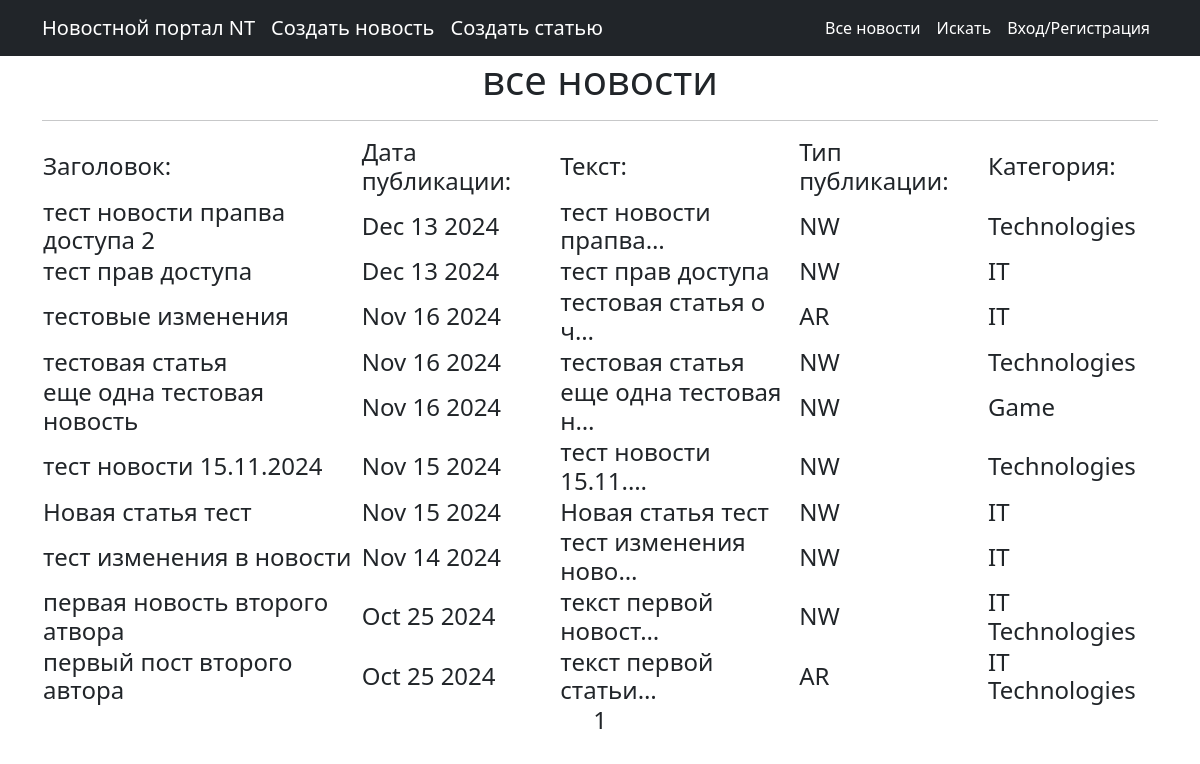
The app's page /posts/, older data.
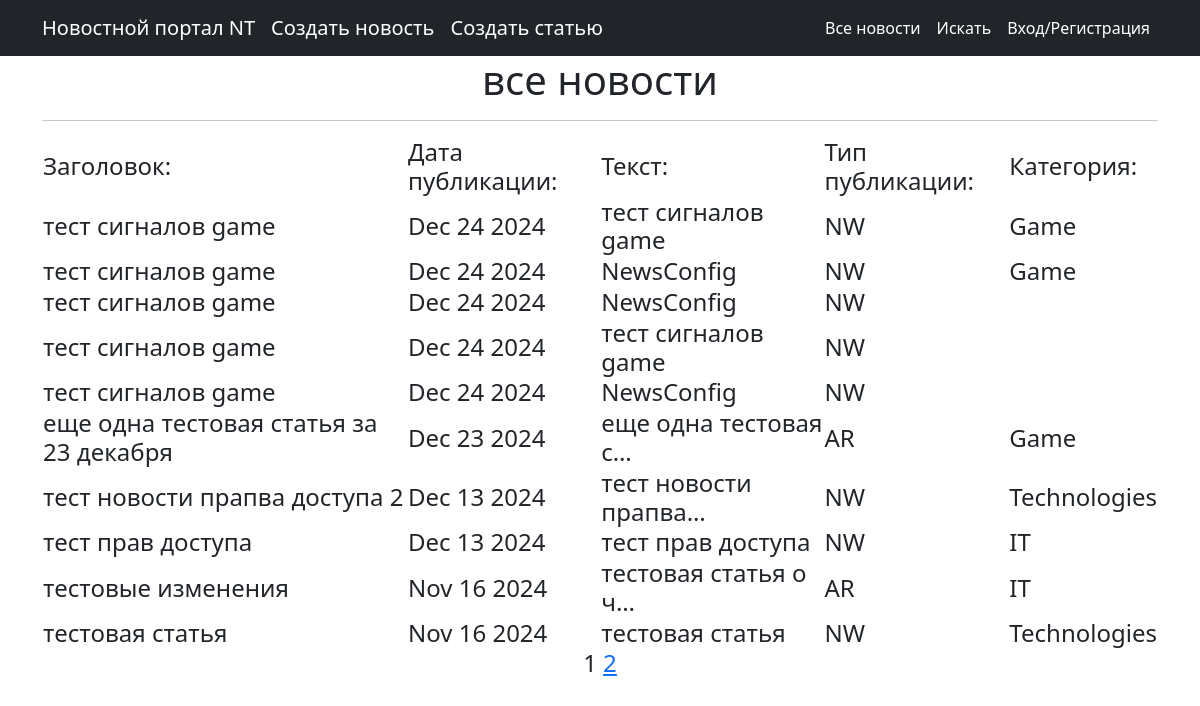
The same page, newer data.
### news/models.py (models this page shows, shortened)
class Post(models.Model):
    news = "NW"
    articles = "AR"
    POST_TYPE = [
        (news, "Новость"),
        (articles, "Статья")
    ]
    author = models.ForeignKey(Author, on_delete=models.CASCADE)
    post_type = models.CharField(max_length=2, choices=POST_TYPE, default=news)
    date_in = models.DateTimeField(auto_now_add=True)
    category = models.ManyToManyField(Category, through="PostCategory")
    title = models.CharField(max_length=255)
    text = models.TextField()
    rating = models.IntegerField(default=0)

class Category(models.Model):
    name = models.CharField(max_length=50, unique=True)
    subscribers = models.ManyToManyField(User, blank=True, null=True, related_name='categories')

### news/views.py (the view)
# urls.py: path('', NewsList.as_view(), name = "post_list"),
class NewsList(ListView):
    model = Post
    ordering = '-date_in'
    template_name = 'news.html'
    context_object_name = 'news'
    paginate_by = 10
    def get_context_data(self, **kwargs):
        context=  super().get_context_data(**kwargs)
        context ['time_now'] = datetime.utcnow()
        return context

### templates/news.html (shortened to what this page needs)
{% extends 'flatpages/default.html' %}
{%load custom_filters%}
{%block content%}
    <h1>все новости</h1>
    <hr>
    {%if news%}
    <center>
        <h4>
    <table>
        <tr>
            <td>Заголовок:</td>
            <td>Дата публикации:</td>
            <td>Текст:</td>
            <td>Тип публикации:</td>
            <td>Категория:</td>
        </tr>
        {%for new in news%}
        <tr>
            <td>{{new.title}}</td>
            <td>{{new.date_in|date:'M d Y'}}</td>
            <td>{{new.text|truncatechars:20}}</td>
            <td>{{new.post_type}}</td>
            <td>{%for cat in new.category.all%}
                    {{cat.name}}
                {%endfor%}
            </td>
        {%endfor%}
    </table>
{% else %}
    <h2>Новостей нет</h2>
{% endif %}
{{ page_obj.number }}
{% if page_obj.has_next %}
<a href="?page={{ page_obj.next_page_number }}">{{ page_obj.next_page_number }}</a>
{% endif %}
{%endblock content%}

Row changes from the older to the newer data that the page shows:
no longer on this page (row unchanged): Post: title "еще одна тестовая новость", date_in "Nov 16 2024", text "еще одна тестовая н…", post_type "NW", Category (name "Game")
no longer on this page (row unchanged): Post: title "тест новости 15.11.2024", date_in "Nov 15 2024", text "тест новости 15.11.…", post_type "NW", Category (name "Technologies")
no longer on this page (row unchanged): Post: title "Новая статья тест", date_in "Nov 15 2024", text "Новая статья тест", post_type "NW", Category (name "IT")
no longer on this page (row unchanged): Post: title "тест изменения в новости", date_in "Nov 14 2024", text "тест изменения ново…", post_type "NW", Category (name "IT")
no longer on this page (row unchanged): Post: title "первая новость второго атвора", date_in "Oct 25 2024", text "текст первой новост…", post_type "NW", Category (name "IT"), Category (name "Technologies")
no longer on this page (row unchanged): Post: title "первый пост второго автора", date_in "Oct 25 2024", text "текст первой статьи…", post_type "AR", Category (name "IT"), Category (name "Technologies")
added Post: title "тест сигналов game", date_in "Dec 24 2024", text "тест сигналов game", post_type "NW", Category (name "Game")
added Post: title "тест сигналов game", date_in "Dec 24 2024", text "NewsConfig", post_type "NW", Category (name "Game")
added Post: title "тест сигналов game", date_in "Dec 24 2024", text "NewsConfig", post_type "NW"
added Post: title "тест сигналов game", date_in "Dec 24 2024", text "тест сигналов game", post_type "NW"
added Post: title "тест сигналов game", date_in "Dec 24 2024", text "NewsConfig", post_type "NW"
added Post: title "еще одна тестовая статья за 23 декабря", date_in "Dec 23 2024", text "еще одна тестовая с…", post_type "AR", Category (name "Game")
Text that changed along with them:
{{ page_obj.next_page_number }}: (not shown) → "2"
